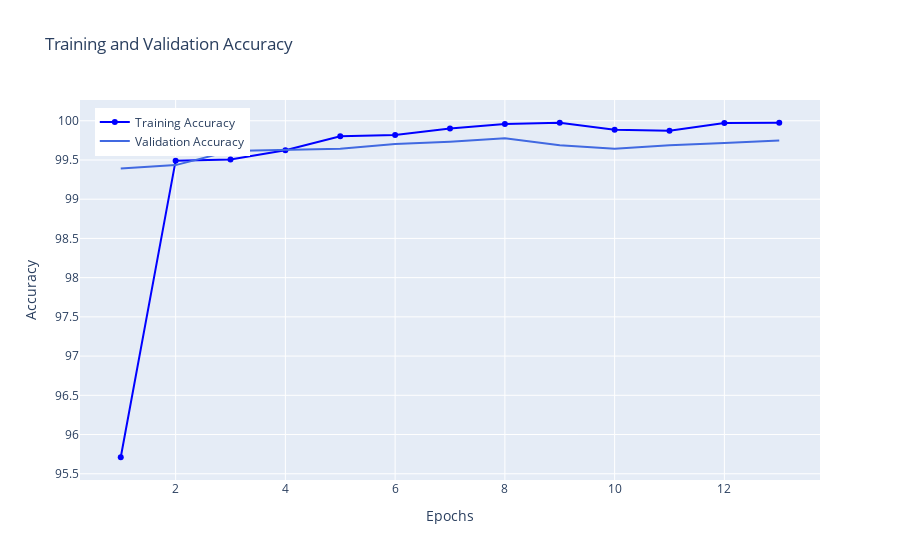

Here is the notebook cell this chart was saved with:
### Code cell
# Create interactive line chart for accuracy
fig = go.Figure()

for y, name, color, mode in [(acc, 'Training Accuracy', 'blue', 'lines+markers'),
                             (val_acc, 'Validation Accuracy', 'royalblue', 'lines')]:
    fig.add_trace(go.Scatter(x=epochs, y=y, mode=mode, name=name, line=dict(color=color)))

fig.update_layout(
    title='Training and Validation Accuracy',
    xaxis_title='Epochs',
    yaxis_title='Accuracy',
    legend=dict(x=0.02, y=0.98)
)

fig.show()

### Figure 1 — Plotly figure (JSON) as saved in the notebook; plotly's stock layout.template omitted (floating-point values rounded to 4 significant figures)
{"data": [{"line": {"color": "blue"}, "mode": "lines+markers", "name": "Training Accuracy", "type": "scatter", "x": [1, 2, 3, 4, 5, 6, 7, 8, 9, 10, 11, 12, 13], "y": [95.71, 99.49, 99.51, 99.62, 99.8, 99.82, 99.9, 99.96, 99.97, 99.89, 99.87, 99.97, 99.97]}, {"line": {"color": "royalblue"}, "mode": "lines", "name": "Validation Accuracy", "type": "scatter", "x": [1, 2, 3, 4, 5, 6, 7, 8, 9, 10, 11, 12, 13], "y": [99.39, 99.43, 99.61, 99.63, 99.64, 99.7, 99.73, 99.78, 99.69, 99.64, 99.69, 99.72, 99.75]}], "layout": {"legend": {"x": 0.02, "y": 0.98}, "title": {"text": "Training and Validation Accuracy"}, "xaxis": {"title": {"text": "Epochs"}}, "yaxis": {"title": {"text": "Accuracy"}}}}
